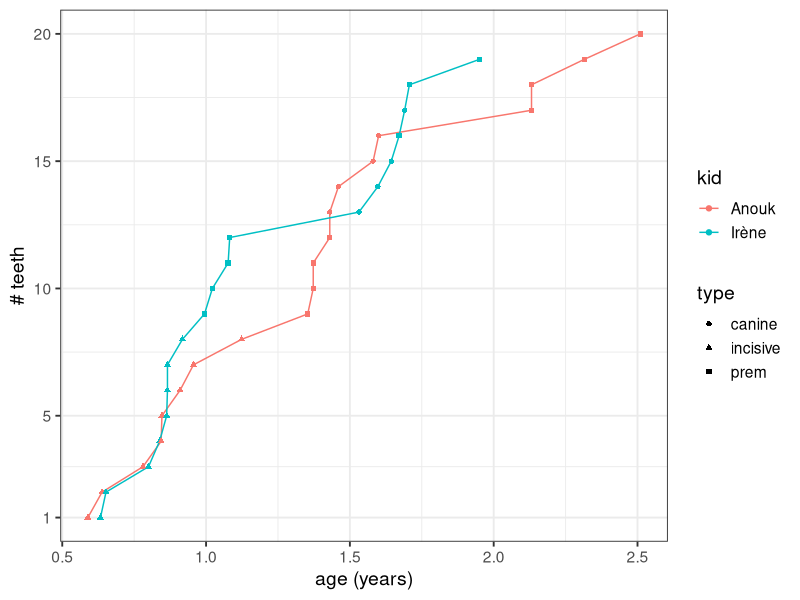

Reproduce this figure in R.
## ---- chunk 1
knitr::opts_chunk$set(echo = TRUE)
library(tidyverse)
## ---- chunk 2

tibble::tribble(
      ~kid,        ~date,                ~teeth,
   "Anouk", "2014-03-31", "incisive inf cent D",
   "Anouk", "2014-04-18", "incisive inf cent G",
   "Anouk", "2014-07-02", "incisive sup cent D",
   "Anouk", "2014-06-09", "incisive sup cent G",
   "Anouk", "2014-07-03",  "incisive sup lat G",
   "Anouk", "2014-07-26",  "incisive sup lat D",
   "Anouk", "2014-08-12",  "incisive inf lat D",
   "Anouk", "2014-10-12",  "incisive inf lat G",
   "Anouk", "2015-01-04",        "prem 1 sup G",
   "Anouk", "2015-01-11",        "prem 1 sup G",
   "Anouk", "2015-01-11",        "prem 1 inf D",
   "Anouk", "2015-02-01",        "prem 1 inf D",
   "Anouk", "2015-02-01",        "canine sup G",
   "Anouk", "2015-02-12",        "canine sup D",
   "Anouk", "2015-03-28",        "canine inf D",
   "Anouk", "2015-04-04",        "canine inf G", # imputed data
   "Anouk", "2015-10-15",        "prem 2 inf G",
   "Anouk", "2015-10-15",        "prem 2 inf D",
   "Anouk", "2015-12-21",        "prem 2 sup D",
   "Anouk", "2016-03-01",        "prem 2 sup G",
   "Irène", "2017-05-11", "incisive inf cent D",
   "Irène", "2017-05-18", "incisive inf cent G",
   "Irène", "2017-07-11", "incisive sup cent D",
   "Irène", "2017-07-25", "incisive sup cent G",
   "Irène", "2017-08-03", "incisive sup lat D",
   "Irène", "2017-08-04", "incisive inf lat D",
   "Irène", "2017-08-04", "incisive inf lat G",
   "Irène", "2017-08-23", "incisive sup lat G",
   "Irène", "2017-09-30",        "prem 1 inf D",
   "Irène", "2017-09-20",        "prem 1 inf G",
   "Irène", "2017-10-22",        "prem 1 sup D",
   "Irène", "2017-10-20",        "prem 1 sup G",
   "Irène", "2018-04-04",        "canine sup D",
   "Irène", "2018-04-28",        "canine inf D",
   "Irène", "2018-05-15",        "canine sup G",
   "Irène", "2018-05-25",        "prem 2 inf G",
   "Irène", "2018-06-01",        "canine inf G",
   "Irène", "2018-06-07",        "prem 2 inf D",
   "Irène", "2018-09-04",        "prem 2 sup D") -> teeth
## ---- chunk 3
count(teeth, kid)
## ---- chunk 4
teeth %>%
  mutate(date = parse_date(date),
         t_teeth = word(teeth, 1),
         age = case_when(kid == "Anouk" ~ date - ymd("20130828"),
                         kid == "Irène" ~ date - ymd("20160922")),
         age2 = as.numeric(age) / 365) -> teeth_tp
teeth_tp %>%
  group_by(kid) %>%
  arrange(age) %>%
  mutate(n_teeth = row_number()) %>% 
  ggplot(aes(x = age2, y = n_teeth, colour = kid), width = 20) +
  geom_line() +
  geom_point(aes(shape = t_teeth)) +
  scale_y_continuous(breaks = c(1, seq(5, 20, 5))) +
  theme_bw(14) +
  labs(x = "age (years)",
       y = "# teeth",
       shape = "type")
